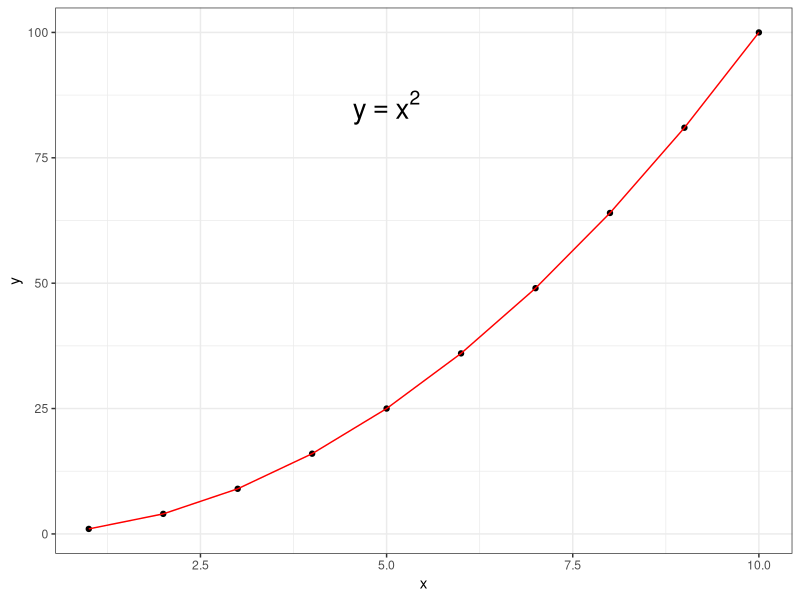
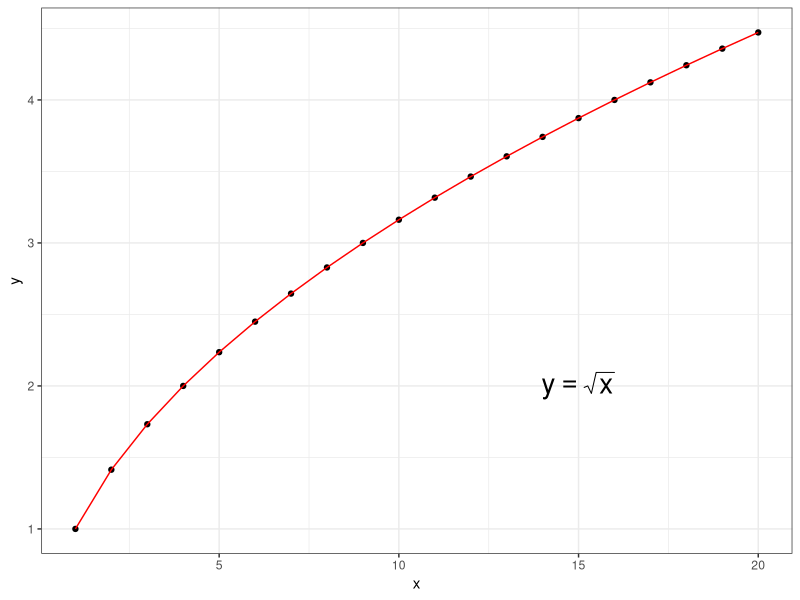

These figures' R source, in order:
# sapply Functions In R With Examples

# sapply(column, function)

library(ggplot2) # For plotting

#### Example One:


# Create dataframe:

df <- data.frame(x = 1:10)

# Function for x^2:

x_squared <- function(x){
  return(x^2)
}

# Change second column from xvalues to its squared values with sapply:

df$y <- sapply(df$x, x_squared)

# View dataframe:
df

# ggplot Plot:

library(ggplot2)

ggplot(data = df, aes(x = x, y = y)) +
  geom_point() +
  geom_line(col = "red") +
  annotate("text", x = 5, y = 85, parse = TRUE, size = 7, fontface ="bold",
           label= "y == x^2") +
  theme_bw()

#--------------------------------------
#### Example Two (Anonymous Function):

df2 <- data.frame(x = 1:20)


# Change second column to its square root values with sapply and an anonymous function:

df2$y <- sapply(df2$x, function(x){sqrt(x)})

df2

# ggplot Plot:

ggplot(data = df2, aes(x = x, y = y)) +
  geom_point() +
  geom_line(col = "red") +
  annotate("text", x = 15, y = 2, parse = TRUE, size = 7, fontface ="bold",
           label= "y == sqrt(x)") +
  theme_bw()


#--------------------------------------
#### Example Three:

grades <- c(62, 87, 39, 57, 80, 82, 77, 72, 70, 69, 64, 70, 59, 61)

grades_df <- data.frame(Grades = grades)

# Pass is 60 instead of regular 50.

passFail <- function(num_grade){
  if(num_grade < 60){
    return("Fail")
  } else{
    return("Pass")
  }
}

# Using sapply to determine letter grade from number grade

grades_df$status <- sapply(grades_df$Grades, passFail)

grades_df


#### Example Four (BMIs):
# Reference: https://www.nhlbi.nih.gov/health/educational/lose_wt/BMI/bmicalc.htm?source=quickfitnesssolutions

bmis <- c(17, 21.4, 18.2, 28.1, 30.6, 32.1, 22.3, 21, 23.2, 25.7, 31.7, 19.9, 26.2, 27.8)

bmis_df <- data.frame(Body_Mass_Index = bmis)

# Assign BMI number to status condition with a function

bmi_status <- function(bmi){
  if(bmi < 18.5){
    return("Underweight")
  } else if (bmi >= 18.5 & bmi <= 24.9){
    return("Normal Weight")
  } else if (bmi >= 18.5 & bmi <= 24.9){
    return("Normal Weight")
  } else if (bmi >= 25 & bmi <= 29.9){
    return("Overweight")
  } else {
    return("Obese")
  }
}

# Using sapply to determine weight status given a BMI score in bmi column.

bmis_df$Status <- sapply(bmis_df$Body_Mass_Index, bmi_status)

# View/Check
bmis_df